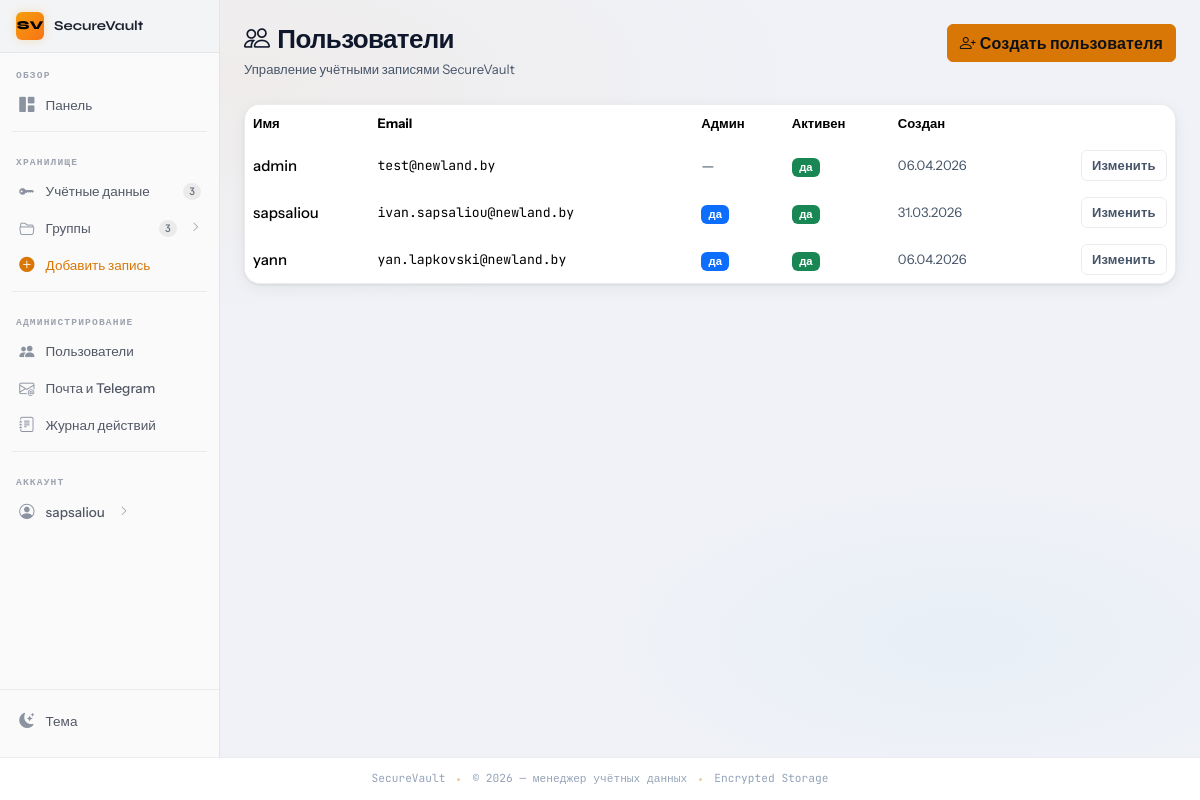
The app's page /admin/users (signed in) with its own data.
### app/models.py (models this page shows, shortened)
class User(UserMixin, db.Model):
    id = db.Column(db.Integer, primary_key=True)
    username = db.Column(db.String(80), unique=True, nullable=False, index=True)
    email = db.Column(db.String(120), unique=True, nullable=False, index=True)
    password_hash = db.Column(db.String(255), nullable=False)
    created_at = db.Column(db.DateTime, default=datetime.utcnow)
    last_login = db.Column(db.DateTime)
    is_active = db.Column(db.Boolean, default=True)
    is_admin = db.Column(db.Boolean, default=False, nullable=False)
    credentials = db.relationship('Credential', backref='owner', lazy='dynamic', cascade='all, delete-orphan')
    groups = db.relationship('CredentialGroup', backref='creator', lazy='dynamic', cascade='all, delete-orphan')
    shares_received = db.relationship(
        'CredentialShare',
        foreign_keys='CredentialShare.shared_with_user_id',
        back_populates='shared_with_user',
        lazy='dynamic',
    )

### app/routes.py (the view)
@admin_bp.route('/users')
@login_required
@admin_required
def admin_user_list():
    users = User.query.order_by(User.username).all()
    return render_template('admin_users.html', users=users)

### app/routes.py (called while the page is built)
def admin_required(view):
    @wraps(view)
    def wrapped(*args, **kwargs):
        if not current_user.is_authenticated:
            return redirect(url_for('auth.login', next=request.path))
        if not getattr(current_user, 'is_admin', False):
            flash('Нужны права администратора', 'danger')
            return redirect(url_for('main.dashboard'))
        return view(*args, **kwargs)
    return wrapped

### app/templates/admin_users.html (shortened to what this page needs)
{% extends "base.html" %}
{% block content %}
<div class="py-4 animate-fadein">
  <div class="d-flex flex-column flex-md-row justify-content-between align-items-start gap-3 mb-4">
    <div>
      <h1 class="page-title mb-1"><i class="bi bi-people me-2"></i>Пользователи</h1>
      <p class="text-muted small mb-0">Управление учётными записями SecureVault</p>
    </div>
    <a href="{{ url_for('admin.admin_user_create') }}" class="btn btn-primary">
      <i class="bi bi-person-plus me-1"></i>Создать пользователя
    </a>
  </div>
  <div class="card-vault">
    <div class="table-responsive">
      <table class="table table-borderless table-hover align-middle mb-0">
        <thead class="text-muted small">
          <tr>
            <th>Имя</th>
            <th>Email</th>
            <th>Админ</th>
            <th>Активен</th>
            <th>Создан</th>
            <th></th>
          </tr>
        </thead>
        <tbody>
          {% for u in users %}
            <tr>
              <td class="fw-medium">{{ u.username }}</td>
              <td class="font-monospace small">{{ u.email }}</td>
              <td>{% if u.is_admin %}<span class="badge text-bg-primary">да</span>{% else %}<span class="text-muted">—</span>{% endif %}</td>
              <td>{% if u.is_active %}<span class="badge text-bg-success small">да</span>{% else %}<span class="badge text-bg-secondary small">нет</span>{% endif %}</td>
              <td class="text-muted small">{{ u.created_at.strftime('%d.%m.%Y') if u.created_at else '—' }}</td>
              <td class="text-end">
                <a href="{{ url_for('admin.admin_user_edit', user_id=u.id) }}" class="btn btn-sm btn-outline-secondary">Изменить</a>
              </td>
            </tr>
          {% endfor %}
        </tbody>
      </table>
    </div>
  </div>
</div>
{% endblock %}

### app/templates/base.html (shortened to what this page needs)
<!DOCTYPE html>
<html lang="ru" data-bs-theme="dark">
<head>
  <link href="https://cdn.jsdelivr.net/npm/bootstrap@5.3.3/dist/css/bootstrap.min.css" rel="stylesheet">
  <link rel="stylesheet" href="https://cdn.jsdelivr.net/npm/bootstrap-icons@1.11.3/font/bootstrap-icons.min.css">
  <link rel="stylesheet" href="{{ url_for('static', filename='css/style.css') }}">
  <link rel="stylesheet" href="{{ url_for('static', filename='css/sidebar.css') }}">
</head>
<body class="app-body">
  <div class="d-flex flex-grow-1 {% if current_user.is_authenticated %}align-items-stretch{% endif %}">
    {% if current_user.is_authenticated %}
    <div class="d-none d-lg-flex flex-column flex-shrink-0" style="width:220px;">
      <aside class="app-sidebar-panel h-100" aria-label="Боковая навигация">
        {% include 'partials/sidebar_right.html' %}
      </aside>
    </div>
    {% endif %}
    <main class="flex-grow-1 min-w-0 pb-5 app-main px-3 px-lg-4{% if current_user.is_authenticated %} app-main--with-floating-nav{% endif %}">
      {% block content %}{% endblock %}
    </main>
  </div>
  <footer class="app-footer">
    <div class="container-fluid px-3 px-lg-4">
      <div class="app-footer-inner">
        <span>SecureVault</span>
        <span class="footer-dot"></span>
        <span>&copy; 2026 — менеджер учётных данных</span>
        <span class="footer-dot"></span>
        <span>Encrypted Storage</span>
      </div>
    </div>
  </footer>
</body>
</html>

### app/templates/partials/sidebar_right.html (shortened to what this page needs)
<div class="sv-sidebar-project">
  <div class="sv-sidebar-project-icon">SV</div>
  <span class="sv-sidebar-project-name">SecureVault</span>
</div>
<nav aria-label="Основная навигация">
  <span class="sv-sidebar-section-label">Обзор</span>
  <ul class="sv-nav">
    <li class="sv-nav-item">
      <a class="sv-nav-link" href="{{ url_for('main.dashboard') }}">
        <span class="sv-nav-icon"><i class="bi bi-grid-1x2-fill"></i></span>
        <span>Панель</span>
      </a>
    </li>
  </ul>
  <div class="sv-sidebar-divider"></div>
  <span class="sv-sidebar-section-label">Хранилище</span>
  <ul class="sv-nav">
    <li class="sv-nav-item">
      <a class="sv-nav-link" href="{{ url_for('credential_bp.list_credentials') }}">
        <span class="sv-nav-icon"><i class="bi bi-key-fill"></i></span>
        <span>Учётные данные</span>
        <span class="sv-nav-badge {% if current_user.credentials.count() == 0 %}sv-nav-badge-0{% endif %}">
          {{ current_user.credentials.count() }}
        </span>
      </a>
    </li>
    <li class="sv-nav-item">
      <button class="sv-nav-link"
              type="button"
              data-bs-toggle="collapse"
              data-bs-target="#sbGroups"
              aria-expanded="false"
              aria-controls="sbGroups">
        <span class="sv-nav-icon"><i class="bi bi-folder2-open"></i></span>
        <span>Группы</span>
        <span class="sv-nav-badge {% if current_user.groups.count() == 0 %}sv-nav-badge-0{% endif %}">
          {{ current_user.groups.count() }}
        </span>
        <i class="bi bi-chevron-right sv-nav-arrow ms-1"></i>
      </button>
          {% set groups = current_user.groups.order_by('name').all() %}
    </li>
    <li class="sv-nav-item">
      <a class="sv-nav-link" href="{{ url_for('credential_bp.add_credential') }}"
         style="color: var(--accent);">
        <span class="sv-nav-icon" style="color:var(--accent);"><i class="bi bi-plus-circle-fill"></i></span>
        <span>Добавить запись</span>
      </a>
    </li>
  </ul>
  {% if current_user.is_admin %}
  <div class="sv-sidebar-divider"></div>
  <span class="sv-sidebar-section-label">Администрирование</span>
  <ul class="sv-nav">
    <li class="sv-nav-item">
      <a class="sv-nav-link" href="{{ url_for('admin.admin_user_list') }}">
        <span class="sv-nav-icon"><i class="bi bi-people-fill"></i></span>
        <span>Пользователи</span>
      </a>
    </li>
    <li class="sv-nav-item">
      <a class="sv-nav-link" href="{{ url_for('admin.admin_delivery_settings') }}">
        <span class="sv-nav-icon"><i class="bi bi-envelope-at"></i></span>
        <span>Почта и Telegram</span>
      </a>
    </li>
    <li class="sv-nav-item">
      <a class="sv-nav-link" href="{{ url_for('admin.admin_audit_log') }}">
        <span class="sv-nav-icon"><i class="bi bi-journal-text"></i></span>
        <span>Журнал действий</span>
      </a>
    </li>
  </ul>
  {% endif %}
  <div class="sv-sidebar-divider"></div>
  <span class="sv-sidebar-section-label">Аккаунт</span>
  <ul class="sv-nav">
    <li class="sv-nav-item">
      <button class="sv-nav-link"
              type="button"
              data-bs-toggle="collapse"
              data-bs-target="#sbAccount"
              aria-expanded="false"
              aria-controls="sbAccount">
        <span class="sv-nav-icon"><i class="bi bi-person-circle"></i></span>
        <span class="text-truncate">{{ current_user.username }}</span>
        <i class="bi bi-chevron-right sv-nav-arrow ms-1"></i>
      </button>
    </li>
  </ul>
</nav>
<div class="sv-sidebar-actions">
  <button type="button" class="sv-theme-btn theme-toggle" title="Сменить тему">
    <span class="sv-nav-icon">
      <i class="bi bi-moon-stars-fill theme-icon-dark"></i>
    </span>
    <span>Тема</span>
  </button>
</div>

### app/static/css/sidebar.css (style rules this page uses)
.app-sidebar-panel { background: var(--sv-sidebar-bg); border: none; border-right: 1px solid var(--sv-sidebar-border); border-radius: 0 !important; box-shadow: none; height: 100%; min-height: calc(100vh - 57px); min-height: calc(100dvh - 57px); display: flex; flex-direction: column; overflow-y: auto; overflow-x: hidden; scrollbar-width: thin; scrollbar-color: var(--sv-sidebar-scrollbar) transparent; }
:root, [data-bs-theme="dark"] { --sv-sidebar-bg: #1f1f1f; --sv-sidebar-border: rgba(255,255,255,0.07); --sv-sidebar-text: #b0b7c3; --sv-sidebar-text-hover:#e8eaf0; --sv-sidebar-active-bg: rgba(255,255,255,0.08); --sv-sidebar-active-border: var(--accent); --sv-sidebar-icon: #6b7280; --sv-sidebar-icon-hover:#c9d1de; --sv-sidebar-section: #6b7280; --sv-sidebar-scrollbar: #2e3340; --sv-sidebar-header-bg: #161616; --sv-sidebar-divider: rgba(255,255,255,0.06); --sv-sidebar-badge-bg: rgba(255,255,255,0.08); --sv-sidebar-badge: #8b929e; }
[data-bs-theme="light"] { --sv-sidebar-bg: #fafafa; --sv-sidebar-border: rgba(0,0,0,0.09); --sv-sidebar-text: #525866; --sv-sidebar-text-hover:#1f2330; --sv-sidebar-active-bg: rgba(0,0,0,0.05); --sv-sidebar-active-border: var(--accent); --sv-sidebar-icon: #8c93a0; --sv-sidebar-icon-hover:#374151; --sv-sidebar-section: #9da3af; --sv-sidebar-scrollbar: #d0d4db; --sv-sidebar-header-bg: #f3f4f6; --sv-sidebar-divider: rgba(0,0,0,0.06); --sv-sidebar-badge-bg: rgba(0,0,0,0.06); --sv-sidebar-badge: #6b7280; }
.sv-sidebar-project { background: var(--sv-sidebar-header-bg); border-bottom: 1px solid var(--sv-sidebar-divider); padding: 0.75rem 1rem; display: flex; align-items: center; gap: 0.625rem; flex-shrink: 0; }
.sv-sidebar-project-icon { width: 1.75rem; height: 1.75rem; border-radius: 6px; background: linear-gradient(135deg, var(--amber-500), #f97316); display: flex; align-items: center; justify-content: center; font-size: 0.75rem; color: #000; font-weight: 800; font-family: var(--font-display); flex-shrink: 0; box-shadow: 0 0 10px rgba(245,158,11,0.25); }
.sv-sidebar-project-name { font-family: var(--font-display); font-size: 0.85rem; font-weight: 700; color: var(--sv-sidebar-text-hover); white-space: nowrap; overflow: hidden; text-overflow: ellipsis; }
.sv-sidebar-section-label { font-family: var(--font-mono); font-size: 0.6rem; font-weight: 700; letter-spacing: 0.12em; text-transform: uppercase; color: var(--sv-sidebar-section); padding: 0.875rem 1rem 0.3rem; display: block; user-select: none; }
.sv-nav { list-style: none; padding: 0 0.5rem; margin: 0; display: flex; flex-direction: column; gap: 1px; }
.sv-nav-item { position: relative; }
.sv-nav-link { display: flex; align-items: center; gap: 0.625rem; padding: 0.45rem 0.625rem; border-radius: 6px; color: var(--sv-sidebar-text); text-decoration: none; font-size: 0.845rem; font-weight: 500; transition: background 160ms, color 160ms; cursor: pointer; border: none; background: none; width: 100%; text-align: left; line-height: 1.4; position: relative; }
.sv-nav-icon { color: var(--sv-sidebar-icon); font-size: 0.95rem; width: 1.1rem; display: flex; align-items: center; justify-content: center; flex-shrink: 0; transition: color 160ms; }
.sv-nav-badge { margin-left: auto; font-family: var(--font-mono); font-size: 0.65rem; font-weight: 600; background: var(--sv-sidebar-badge-bg); color: var(--sv-sidebar-badge); border-radius: 999px; padding: 0.1em 0.55em; min-width: 1.4em; text-align: center; flex-shrink: 0; }
.sv-nav-arrow { margin-left: auto; color: var(--sv-sidebar-icon); font-size: 0.65rem; transition: transform 220ms var(--ease-out), color 160ms; flex-shrink: 0; }
.sv-sidebar-divider { height: 1px; background: var(--sv-sidebar-divider); margin: 0.5rem 0.75rem; flex-shrink: 0; }
.sv-sidebar-actions { margin-top: auto; padding: 0.75rem 0.5rem 1rem; border-top: 1px solid var(--sv-sidebar-divider); flex-shrink: 0; }
.sv-theme-btn { display: flex; align-items: center; gap: 0.625rem; padding: 0.45rem 0.625rem; border-radius: 6px; color: var(--sv-sidebar-text); font-size: 0.845rem; font-weight: 500; background: none; border: none; width: 100%; text-align: left; cursor: pointer; transition: background 160ms, color 160ms; }
.sv-theme-btn .sv-nav-icon { color: var(--sv-sidebar-icon); }

### records on screen
User: username "sapsaliou", email "ivan.sapsaliou@newland.by", is_admin "да", is_active "да", created_at "31.03.2026"
User: username "admin", email "test@newland.by", is_active "да", created_at "06.04.2026"
User: username "yann", email "yan.lapkovski@newland.by", is_admin "да", is_active "да", created_at "06.04.2026"

### other values on screen
{{ current_user.credentials.count() }} "3"
{{ current_user.groups.count() }} "3"
